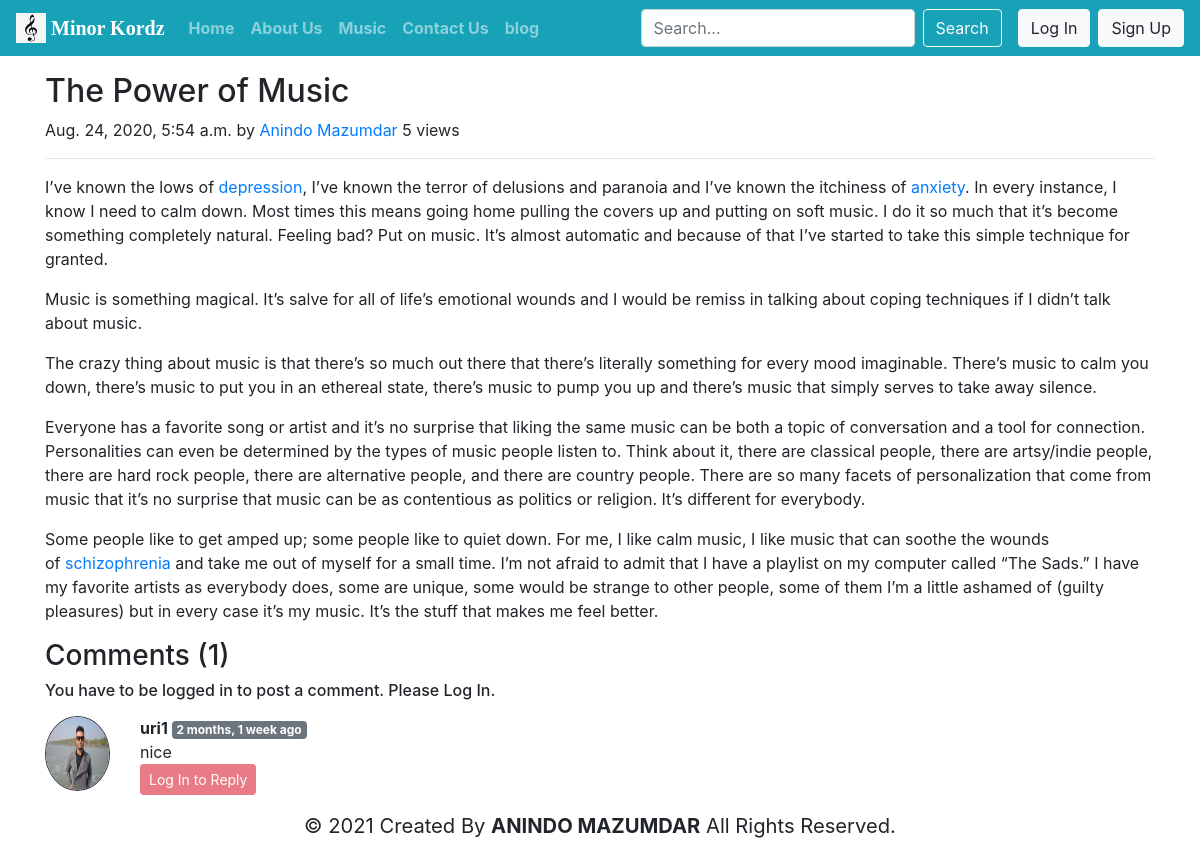
Screenshot of /blog/The Power of Music/ with the database file from the repository.
### blog/models.py (models this page shows, shortened)
class Post(models.Model):
    sno = models.AutoField(primary_key=True)
    title = models.CharField(max_length=100)
    author = models.CharField(max_length=100)
    slug = models.CharField(max_length=100)
    content = models.TextField()
    views = models.IntegerField(default=0)
    timestamp = models.DateTimeField(auto_now_add=True)

class Blogcomment(models.Model):
    sno = models.AutoField(primary_key = True)
    comment = models.TextField()
    user = models.ForeignKey(User,on_delete=models.CASCADE)
    post = models.ForeignKey(Post,on_delete=models.CASCADE)
    parent = models.ForeignKey('self', on_delete=models.CASCADE, null=True)
    timestamp = models.DateTimeField(default=now)

### blog/views.py (the view)
# urls.py: path('<str:slug>/', views.blogPost, name='blogPost'),
def blogPost(request,slug):
    post = Post.objects.filter(slug=slug).first()
    post.views = post.views+1
    post.save()
    comments = Blogcomment.objects.filter(post=post,parent=None)
    replies = Blogcomment.objects.filter(post=post).exclude(parent=None)
    repDict = {}
    for reply in replies:
        if reply.parent.sno not in repDict.keys():
            repDict[reply.parent.sno] = [reply]
        else:
            repDict[reply.parent.sno].append(reply)
    context = {'post':post,'comments':comments,'repDict':repDict}
    return render(request, 'blog/blogPost.html',context)

### blog/templatetags/extras.py (called while the page is built)
@register.filter(name="get_val")
def get_val(dict,key):
    return dict.get(key)

### templates/blog/blogPost.html (shortened to what this page needs)
{% extends 'basic.html' %}
{% load humanize %}
{% load static %}
{% load extras %}
{% block body %}
<div class="container my-3">
  <h2 class="blog-post-title">{{post.title}}</h2>
  <p class="blog-post-meta">{{post.timestamp}} by <a href="#">{{post.author}}</a>
  <span>{{post.views}} views</span>
  </p>
  <hr>
  <p>{{post.content |safe}}</p>
</div>
<div class="container">
  <h3>Comments ({{comments.count}})</h3>
  {% if user.is_authenticated %}
  <form action="/blog/postComment" method="post">
    {% csrf_token %}
    <div class="form-group">
      <label for="exampleInputEmail1">Comment here:</label>
      <input type="text" class="form-control" name="comment" placeholder="enter comment here">
    </div>
    <input type="hidden" name="postSno" value="{{post.sno}}">
    <input type="hidden" name="parentSno" value="">
    <button type="submit" class="btn btn-primary">Submit</button>
  </form>
  {% else %}
  <h6>You have to be logged in to post a comment. Please Log In.</h6>
  {% endif %}
  {% for comment in comments  %}
  <div class="row my-3">
    <div class="col-md-1 "><img id="userpic"class="rounded w-100   border border-dark rounded-circle " src="{{comment.user.userprofile.profile_pic.url}}" height="75px" alt="">
    </div>
    <div class="col-md-11"><b>{{comment.user.username}} </b><span
        class="badge badge-secondary">{{comment.timestamp | naturaltime}}</span>
      <div>{{comment.comment}}</div>
      <div class="reply mx-0">
        {% if user.is_authenticated %}
        <button class="btn btn-sm btn-danger" type="button" data-toggle="collapse"
          data-target="#replyBox{{comment.sno}}" aria-expanded="false" aria-controls="replyBox{{comment.sno}}">
          Reply
        </button>
        </p>
        <div class="collapse" id="replyBox{{comment.sno}}">
          <div class="card card-body my-2">
            <form action="/blog/postComment" method="post">
              {% csrf_token %}
              <div class="form-group">
                <input type="text" class="form-control" name="comment" placeholder="Reply here">
                <input type="hidden" name="parentSno" value="{{comment.sno}}">
              </div>
              <input type="hidden" name="postSno" value="{{post.sno}}">
              <button type="submit" class="btn btn-sm btn-primary">Submit</button>
            </form>
          </div>
        </div>
        {% else %}
        <button class="btn btn-sm btn-danger" type="button" data-toggle="collapse"
          data-target="#replyBox{{comment.sno}}" aria-expanded="false" aria-controls="replyBox{{comment.sno}}" disabled>
          Log In to Reply
        </button>
        {% endif %}
      </div>
        </div>
      </div>
      {% endfor %}
    </div>
  {% endblock %}

### rows the page displays
Post: title "The Power of Music", timestamp "Aug. 24, 2020, 5:54 a.m.", author "Anindo Mazumdar", views "5", content "I’ve known the lows of depression , I’ve known the terror of delusions and paranoia and I’ve known the itchiness of anxiety . In every instance, I know I need to calm down. Most times this means going home pulling the covers up and putting on soft music. I do it so much that it’s become something completely natural. Feeling bad? Put on music. It’s almost automatic and because of that I’ve started to take this simple technique for granted. Music is something magical. It’s salve for all of life’s emotional wounds and I would be remiss in talking about coping techniques if I didn’t talk about music. The crazy thing about music is that there’s so much out there that there’s literally something…"
Blogcomment: user.username "uri1", timestamp "2 months, 1 week ago", comment "nice"

### other values shown
{{ comments.count }} "1"
